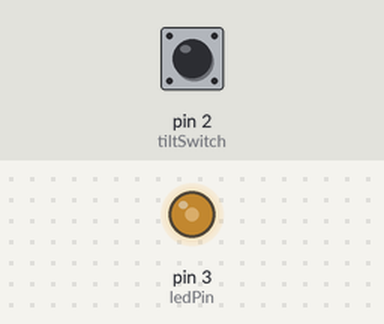
Recording of a sketch running on a simulated Arduino Uno, built with avr-gcc and run on an emulated ATmega328P. Parts: output pins drawn as LEDs (lit = HIGH). Inputs (shaded band) come from the test bench; at power-on: pin 2 (tiltSwitch) HIGH.

Above: at 1.2 s.
1.3 s: pin 2 (tiltSwitch) pulled LOW for 0.15 s
At 1.93 s:
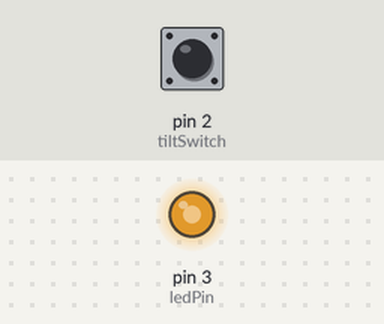
4.3 s: pin 2 (tiltSwitch) pulled LOW for 1 s
At 5.46 s:
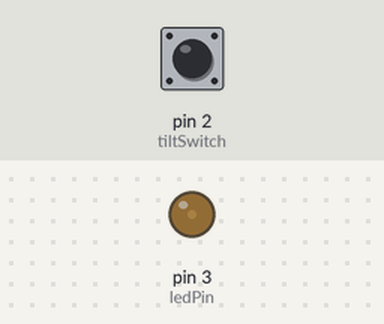
Timing chart, 0 to 13.4 s (numbered marks = the images above; inputs shaded):
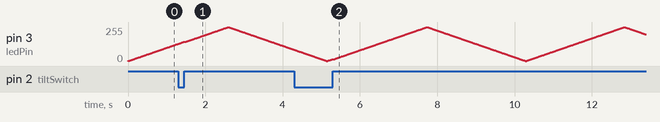

The sketch:

6-tiltSwitch_interrupcao_fading.ino
```cpp
//3-Fading

#define ledPin 3 //-controle de intensidade- pino PWM
#define tiltSwitch 2 //interrupcao só no pino 2 ou 3
#define ledPin2 8
#define ledPin3 7

void funcao();

void setup() {
  pinMode(ledPin, OUTPUT);
  pinMode(tiltSwitch, INPUT_PULLUP);//ativa o resistor interno do arduino

  attachInterrupt(digitalPinToInterrupt(tiltSwitch), funcao, RISING);//FALLING, LOW, CHANGE são possíveis;
}

void loop() {
  for(int i=0; i<255;i++){
    analogWrite(ledPin, i);
    delay(10);
  }
  for(int i=255; i>0; i--){
    analogWrite(ledPin,i);
    delay(10);
  }
}

void funcao(){
  for(int i=1; i<=10; i++){
    digitalWrite(ledPin2, HIGH);
    delay(200);
    digitalWrite(ledPin2, LOW);
    delay(200);
    digitalWrite(ledPin3, HIGH);
    delay(200);
    digitalWrite(ledPin3, LOW);
    delay(200);
  }
}
```
